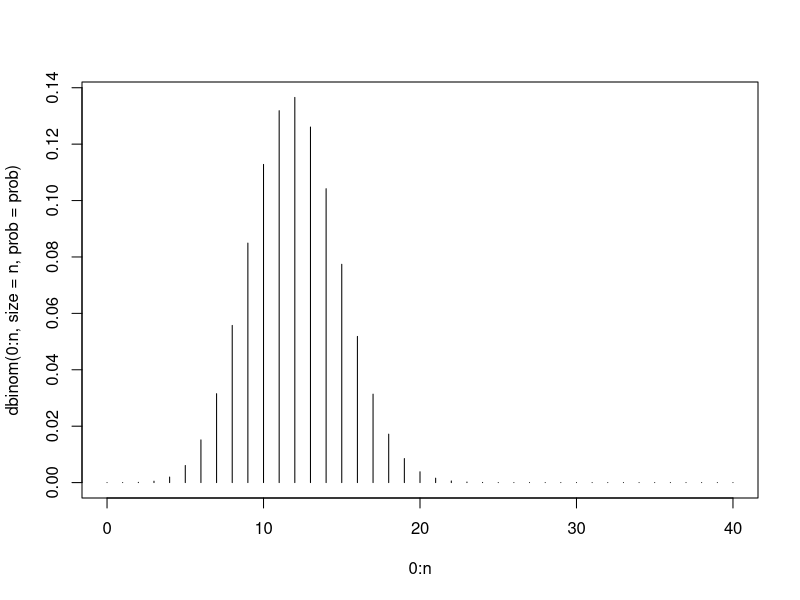
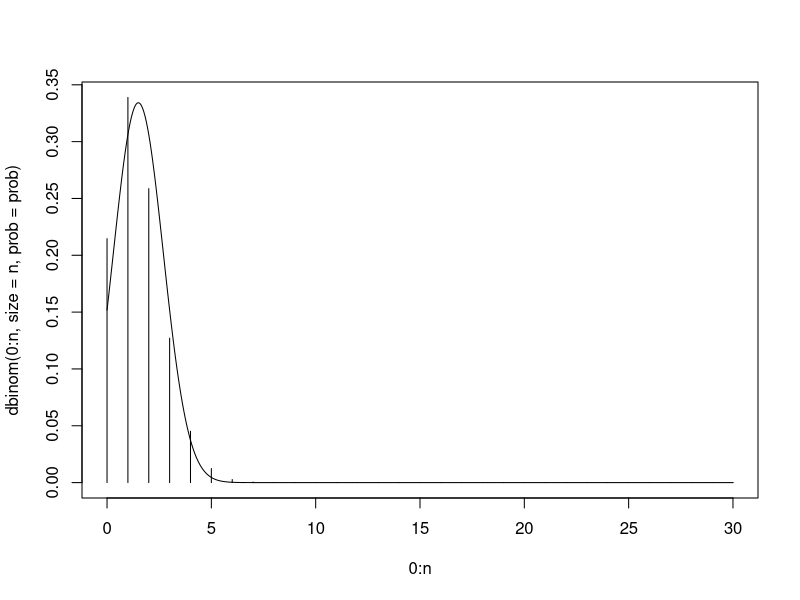
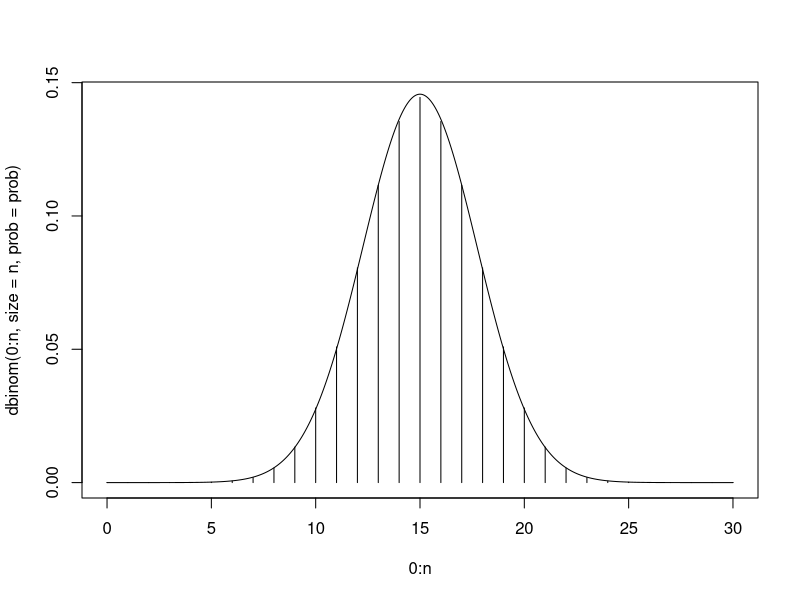

Source code (R) for these figures, in order:
## ---- chunk 1
set.seed(42) ##ensures same random numbers selected
my_unif <- runif(30)
is.vector(my_unif) ## = True
## ---- chunk 2
my_unif[1:10]
my_unif[c(1:3, 15:17)]
## ---- chunk 3
sort(my_unif)
## ---- chunk 4
char_vec <- c('daf', 'Adf', '12h', 'h3')
sort(char_vec) #numbers, then uppercase, then lowercase
## ---- chunk 5
#basic call, default fills in matrix by column (left then right)
my_mat1 <- matrix(c(1, 3, 4, -1, 5, 6), 
                 nrow = 3, 
                 ncol = 2)
my_mat1

#changes default to fill in by row (left to right)
my_mat2 <- matrix(c(1, 3, 4, -1, 5, 6), 
                 nrow = 3, 
                 ncol = 2,
                 byrow = TRUE)
my_mat2

#name the columns
my_mat3 <- matrix(c(runif(10), 
                    rnorm(10),
                    rgamma(10, shape = 1, scale = 1)),
                  ncol = 3,
                  dimnames = list(1:10, c("Uniform", "Normal", "Gamma")))
my_mat3
## ---- chunk 6
my_array <- array(1:24, dim = c(4, 2, 3))
my_array

#access your array
my_array[1,1,1]
## ---- chunk 7
x <- c("a", "b", "c", "d", "e", "f")
y <- c(1, 3, 4, -1, 5, 6)
z <- 10:15
my_df <- data.frame(char = x, data1 = y, data2 =  z)
my_df

data.frame(number = 1:5, letter = c("a", "b", "c", "d", "e"))

head(iris)
iris[1:4, 2:4] #only 3 selected columns and rows 1-4

df1 <- iris[1, ]
str(df1)

df2 <- iris[1, , drop = FALSE]
str(df2)

iris$Sepal.Length #access single column

## ---- chunk 8
data(trees)
trees
str(trees)
## ---- chunk 9
trees$Height
## ---- chunk 10
attributes(trees)
names(trees) #should be same output as colnames
colnames(trees)

colnames(trees)[2:3]
## ---- chunk 11
is.list(trees)
is.data.frame(trees)
## ---- chunk 12
trees[1] #list
trees[[1]] #turns in a vector
## ---- chunk 13
fit <- lm(Volume ~ Height + Girth, data = trees)
## ---- chunk 14
str(fit, max.level = 1) #first level of structure
## ---- chunk 15
fit$coefficients
coef(fit)
fit$residuals

#no helper for rank: rank(fit)
## ---- chunk 16
iris[iris$Species == "setosa" & iris$Petal.Width == 0.2, ]
## ---- chunk 17
number <- 2
if((number %% 15) == 0) {
  print("fizz buzz")
} else if ((number %% 5) == 0) {
  print("buzz")
} else if ((number %% 3) == 0) {
  print("fizz")
} else {
  print("whoops?")
}
## ---- chunk 18
summary_fb <- data.frame(num =  -1:30)
summary_fb
for(i in -1:30){
            if((i %% 15) == 0) {
             summary_fb[i,2] <- "fizz buzz"
            } else if ((i %% 5) == 0) {
              summary_fb[i,2] <- "buzz"
            } else if ((i %% 3) == 0) {
              summary_fb[i,2] <- "fizz"
            } else {
              summary_fb[i,2] <- "whoops?"
  }
}
summary_fb
## ---- chunk 19
ifelse(airquality$Wind >= 15, "HighWind",
          ifelse(airquality$Wind >= 10, "Windy",
                 ifelse(airquality$Wind >= 6, "LightWind", 
                        ifelse(airquality$Wind >= 0, "Calm", "Error"))))
## ---- chunk 20
standardize <- function(vector){
  return((vector - mean(vector))/ sd(vector))
}
## ---- chunk 21
set.seed(10)
data <- runif(15)
data

result <- standardize(data)
result

#check for mean 0 and sd = 1
round(mean(result), digits = 0)
sd(result)
## ---- chunk 22
standardize <- function(vector, center = TRUE, scale = TRUE){
  mean <- round(mean(vector))
  stdev <- sd(vector)
  if (center) {
    vector <- vector - mean
    }
  if (scale) {
    vector <- vector / stdev
    }
  return(list(result = vector, mean = mean, sd = stdev))
  }
## ---- chunk 23
result <- standardize(data)
result
result[[2]] # only mean
## ---- chunk 24
n <-40
prob <-0.3
#probabilities from a binomial RV
dbinom(0:n, size = n, prob = prob)
#plot
plot(0:n, dbinom(0:n, size = n, prob = prob),
     type = "h") #type h for histogram
#plot normal distribution
norm_x <- seq(from = 0, to = n, length = 1000)
dnorm(norm_x, mean = n*prob, sd = sqrt(n*prob*(1-prob)))
## ---- chunk 25
plot_norm_approx <- function(n, prob){
  plot(0:n, dbinom(0:n, size = n, prob = prob),
     type = "h") #type h for histogram
  #plot normal distribution
  norm_x <- seq(from = 0, to = n, length = 1000)
  lines(norm_x,
        dnorm(norm_x, 
              mean = n*prob, 
              sd = sqrt(n*prob*(1-prob)))
        )
}
## ---- chunk 26
plot_norm_approx(30, 0.05)
## ---- chunk 27
plot_norm_approx <- function(n = 30, prob = 0.5){
  plot(0:n, dbinom(0:n, size = n, prob = prob),
     type = "h") #type h for histogram
  #plot normal distribution
  norm_x <- seq(from = 0, to = n, length = 1000)
  lines(norm_x,
        dnorm(norm_x, 
              mean = n*prob, 
              sd = sqrt(n*prob*(1-prob)))
        )
}
## ---- chunk 28
plot_norm_approx()
